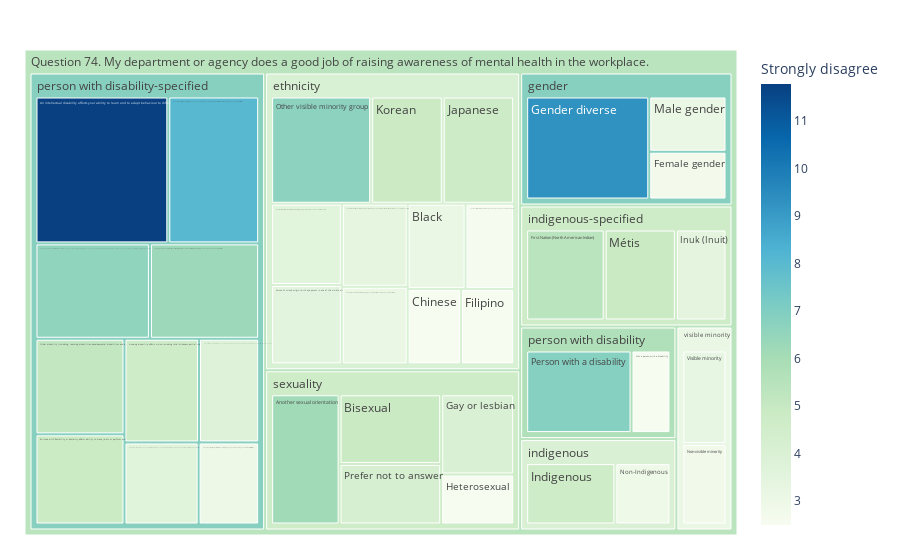

The code cell stored with this chart in its notebook:
### Code cell
# Number of questions by Indicatior and SubIndicator

fig = px.treemap(df_tree_map, path=[px.Constant(df_emp_survey.query("QUESTION == 'Q74'")['TITLE_E'].iloc[0]), 
                                    'GENERAL_DEMO_GROUP', 'DESCRIP_E'], values=df_tree_map.columns[-1], color=df_tree_map.columns[-1]
                                    ,color_continuous_scale='GnBu')
fig.update_layout(margin = dict(t=50, l=25, r=25, b=25))
fig.show()

### Figure 1 — Plotly figure (JSON) as saved in the notebook; plotly's stock layout.template omitted (floating-point values rounded to 4 significant figures)
{"data": [{"branchvalues": "total", "customdata": [[3.673], [6.59], [3], [8.057], [3.765], [4.667], [6.29], [11.78], [4.844], [6.162], [4.897], [3.088], [2.505], [2.704], [2.5], [5.39], [4.047], [9.293], [2.523], [4.731], [3.476], [4.786], [4.8], [3.128], [4.891], [2.917], [3.19], [3.585], [2.836], [2.538], [5.135], [6.702], [3.5], [6.879], [4.254], [3.42], [2.589], [3.292], [4.097], [6.84], [4.039], [4.729], [5.709], [6.832], [4.697], [3.081], [5.43]], "domain": {"x": [0, 1], "y": [0, 1]}, "hovertemplate": "labels=%{label}<br>Strongly disagree_sum=%{value}<br>parent=%{parent}<br>id=%{id}<br>Strongly disagree=%{color}<extra></extra>", "ids": ["Question 74. My department or agency does a good job of raising awareness of mental health in the workplace./person with disability-specified/A chronic health condition or pain affects ability to function on a regular or episodic basis due to migraines, Crohn's disease, colitis, and other disabilities or health conditions", "Question 74. My department or agency does a good job of raising awareness of mental health in the workplace./person with disability-specified/A cognitive disability affects ability to carry out tasks involving executive functioning, such as planning and organization, learning information, communication and memory, including autism or Asperger's syndrome, attention deficit disorder, and learning disabilities", "Question 74. My department or agency does a good job of raising awareness of mental health in the workplace./person with disability-specified/A hearing disability affects ability to hear, including being hard of hearing, deafness or acoustic distortion", "Question 74. My department or agency does a good job of raising awareness of mental health in the workplace./person with disability-specified/A mental health issue affects psychology or behaviour, such as anxiety, depression or social / compulsive disorder or phobia or psychiatric illness", "Question 74. My department or agency does a good job of raising awareness of mental health in the workplace./person with disability-specified/A mobility issue affects ability to move your body, including the required use of a wheelchair or a cane, or other issues impacting your mobility", "Question 74. My department or agency does a good job of raising awareness of mental health in the workplace./person with disability-specified/A seeing disability affects vision, including total blindness, partial sight and visual distortion", "Question 74. My department or agency does a good job of raising awareness of mental health in the workplace./person with disability-specified/A sensory / environmental disability affects sensitivity to light, sounds or other distractions, as well as allergens and other environmental sensitivities", "Question 74. My department or agency does a good job of raising awareness of mental health in the workplace./person with disability-specified/An intellectual disability affects your ability to learn and to adapt behaviour to different situations", "Question 74. My department or agency does a good job of raising awareness of mental health in the workplace./person with disability-specified/An issue with flexibility or dexterity affects ability to move joints or perform motor tasks, especially with your hands", "Question 74. My department or agency does a good job of raising awareness of mental health in the workplace./sexuality/Another sexual orientation", "Question 74. My department or agency does a good job of raising awareness of mental health in the workplace./sexuality/Bisexual", "Question 74. My department or agency does a good job of raising awareness of mental health in the workplace./ethnicity/Black", "Question 74. My department or agency does a good job of raising awareness of mental health in the workplace./ethnicity/Chinese", "Question 74. My department or agency does a good job of raising awareness of mental health in the workplace./gender/Female gender", "Question 74. My department or agency does a good job of raising awareness of mental health in the workplace./ethnicity/Filipino", "Question 74. My department or agency does a good job of raising awareness of mental health in the workplace./indigenous-specified/First Nation (North American Indian)", "Question 74. My department or agency does a good job of raising awareness of mental health in the workplace./sexuality/Gay or lesbian", "Question 74. My department or agency does a good job of raising awareness of mental health in the workplace./gender/Gender diverse", "Question 74. My department or agency does a good job of raising awareness of mental health in the workplace./sexuality/Heterosexual", "Question 74. My department or agency does a good job of raising awareness of mental health in the workplace./indigenous/Indigenous", "Question 74. My department or agency does a good job of raising awareness of mental health in the workplace./indigenous-specified/Inuk (Inuit)", "Question 74. My department or agency does a good job of raising awareness of mental health in the workplace./ethnicity/Japanese", "Question 74. My department or agency does a good job of raising awareness of mental health in the workplace./ethnicity/Korean", "Question 74. My department or agency does a good job of raising awareness of mental health in the workplace./gender/Male gender", "Question 74. My department or agency does a good job of raising awareness of mental health in the workplace./indigenous-specified/Métis", "Question 74. My department or agency does a good job of raising awareness of mental health in the workplace./indigenous/Non-Indigenous", "Question 74. My department or agency does a good job of raising awareness of mental health in the workplace./ethnicity/Non-White Latin American (including: Indigenous persons from Central and South America, etc.)", "Question 74. My department or agency does a good job of raising awareness of mental health in the workplace./ethnicity/Non-White West Asian, North African or Arab (including: Egyptian; Libyan; Lebanese; Iranian; etc.)", "Question 74. My department or agency does a good job of raising awareness of mental health in the workplace./visible minority/Non-visible minority", "Question 74. My department or agency does a good job of raising awareness of mental health in the workplace./person with disability/Not a person with a disability", "Question 74. My department or agency does a good job of raising awareness of mental health in the workplace./person with disability-specified/Other disability (including: learning disabilities, developmental disabilities and all other types of disabilities)", "Question 74. My department or agency does a good job of raising awareness of mental health in the workplace./ethnicity/Other visible minority group", "Question 74. My department or agency does a good job of raising awareness of mental health in the workplace./ethnicity/Person of mixed origin (with one parent in one of the visible minority groups)", "Question 74. My department or agency does a good job of raising awareness of mental health in the workplace./person with disability/Person with a disability", "Question 74. My department or agency does a good job of raising awareness of mental health in the workplace./sexuality/Prefer not to answer", "Question 74. My department or agency does a good job of raising awareness of mental health in the workplace./ethnicity/South Asian/East Indian (including: Indian from India; Bangladeshi; Pakistani; East Indian from Guyana, Trinidad, East Africa; etc.)", "Question 74. My department or agency does a good job of raising awareness of mental health in the workplace./ethnicity/Southeast Asian (including: Burmese; Cambodian; Laotian; Thai; Vietnamese; etc.)", "Question 74. My department or agency does a good job of raising awareness of mental health in the workplace./visible minority/Visible minority", "Question 74. My department or agency does a good job of raising awareness of mental health in the workplace./ethnicity", "Question 74. My department or agency does a good job of raising awareness of mental health in the workplace./gender", "Question 74. My department or agency does a good job of raising awareness of mental health in the workplace./indigenous", "Question 74. My department or agency does a good job of raising awareness of mental health in the workplace./indigenous-specified", "Question 74. My department or agency does a good job of raising awareness of mental health in the workplace./person with disability", "Question 74. My department or agency does a good job of raising awareness of mental health in the workplace./person with disability-specified", "Question 74. My department or agency does a good job of raising awareness of mental health in the workplace./sexuality", "Question 74. My department or agency does a good job of raising awareness of mental health in the workplace./visible minority", "Question 74. My department or agency does a good job of raising awareness of mental health in the workplace."], "labels": ["A chronic health condition or pain affects ability to function on a regular or episodic basis due to migraines, Crohn's disease, colitis, and other disabilities or health conditions", "A cognitive disability affects ability to carry out tasks involving executive functioning, such as planning and organization, learning information, communication and memory, including autism or Asperger's syndrome, attention deficit disorder, and learning disabilities", "A hearing disability affects ability to hear, including being hard of hearing, deafness or acoustic distortion", "A mental health issue affects psychology or behaviour, such as anxiety, depression or social / compulsive disorder or phobia or psychiatric illness", "A mobility issue affects ability to move your body, including the required use of a wheelchair or a cane, or other issues impacting your mobility", "A seeing disability affects vision, including total blindness, partial sight and visual distortion", "A sensory / environmental disability affects sensitivity to light, sounds or other distractions, as well as allergens and other environmental sensitivities", "An intellectual disability affects your ability to learn and to adapt behaviour to different situations", "An issue with flexibility or dexterity affects ability to move joints or perform motor tasks, especially with your hands", "Another sexual orientation", "Bisexual", "Black", "Chinese", "Female gender", "Filipino", "First Nation (North American Indian)", "Gay or lesbian", "Gender diverse", "Heterosexual", "Indigenous", "Inuk (Inuit)", "Japanese", "Korean", "Male gender", "Métis", "Non-Indigenous", "Non-White Latin American (including: Indigenous persons from Central and South America, etc.)", "Non-White West Asian, North African or Arab (including: Egyptian; Libyan; Lebanese; Iranian; etc.)", "Non-visible minority", "Not a person with a disability", "Other disability (including: learning disabilities, developmental disabilities and all other types of disabilities)", "Other visible minority group", "Person of mixed origin (with one parent in one of the visible minority groups)", "Person with a disability", "Prefer not to answer", "South Asian/East Indian (including: Indian from India; Bangladeshi; Pakistani; East Indian from Guyana, Trinidad, East Africa; etc.)", "Southeast Asian (including: Burmese; Cambodian; Laotian; Thai; Vietnamese; etc.)", "Visible minority", "ethnicity", "gender", "indigenous", "indigenous-specified", "person with disability", "person with disability-specified", "sexuality", "visible minority", "Question 74. My department or agency does a good job of raising awareness of mental health in the workplace."], "marker": {"coloraxis": "coloraxis", "colors": [3.673, 6.59, 3, 8.057, 3.765, 4.667, 6.29, 11.78, 4.844, 6.162, 4.897, 3.088, 2.505, 2.704, 2.5, 5.39, 4.047, 9.293, 2.523, 4.731, 3.476, 4.786, 4.8, 3.128, 4.891, 2.917, 3.19, 3.585, 2.836, 2.538, 5.135, 6.702, 3.5, 6.879, 4.254, 3.42, 2.589, 3.292, 4.097, 6.84, 4.039, 4.729, 5.709, 6.832, 4.697, 3.081, 5.43]}, "name": "", "parents": ["Question 74. My department or agency does a good job of raising awareness of mental health in the workplace./person with disability-specified", "Question 74. My department or agency does a good job of raising awareness of mental health in the workplace./person with disability-specified", "Question 74. My department or agency does a good job of raising awareness of mental health in the workplace./person with disability-specified", "Question 74. My department or agency does a good job of raising awareness of mental health in the workplace./person with disability-specified", "Question 74. My department or agency does a good job of raising awareness of mental health in the workplace./person with disability-specified", "Question 74. My department or agency does a good job of raising awareness of mental health in the workplace./person with disability-specified", "Question 74. My department or agency does a good job of raising awareness of mental health in the workplace./person with disability-specified", "Question 74. My department or agency does a good job of raising awareness of mental health in the workplace./person with disability-specified", "Question 74. My department or agency does a good job of raising awareness of mental health in the workplace./person with disability-specified", "Question 74. My department or agency does a good job of raising awareness of mental health in the workplace./sexuality", "Question 74. My department or agency does a good job of raising awareness of mental health in the workplace./sexuality", "Question 74. My department or agency does a good job of raising awareness of mental health in the workplace./ethnicity", "Question 74. My department or agency does a good job of raising awareness of mental health in the workplace./ethnicity", "Question 74. My department or agency does a good job of raising awareness of mental health in the workplace./gender", "Question 74. My department or agency does a good job of raising awareness of mental health in the workplace./ethnicity", "Question 74. My department or agency does a good job of raising awareness of mental health in the workplace./indigenous-specified", "Question 74. My department or agency does a good job of raising awareness of mental health in the workplace./sexuality", "Question 74. My department or agency does a good job of raising awareness of mental health in the workplace./gender", "Question 74. My department or agency does a good job of raising awareness of mental health in the workplace./sexuality", "Question 74. My department or agency does a good job of raising awareness of mental health in the workplace./indigenous", "Question 74. My department or agency does a good job of raising awareness of mental health in the workplace./indigenous-specified", "Question 74. My department or agency does a good job of raising awareness of mental health in the workplace./ethnicity", "Question 74. My department or agency does a good job of raising awareness of mental health in the workplace./ethnicity", "Question 74. My department or agency does a good job of raising awareness of mental health in the workplace./gender", "Question 74. My department or agency does a good job of raising awareness of mental health in the workplace./indigenous-specified", "Question 74. My department or agency does a good job of raising awareness of mental health in the workplace./indigenous", "Question 74. My department or agency does a good job of raising awareness of mental health in the workplace./ethnicity", "Question 74. My department or agency does a good job of raising awareness of mental health in the workplace./ethnicity", "Question 74. My department or agency does a good job of raising awareness of mental health in the workplace./visible minority", "Question 74. My department or agency does a good job of raising awareness of mental health in the workplace./person with disability", "Question 74. My department or agency does a good job of raising awareness of mental health in the workplace./person with disability-specified", "Question 74. My department or agency does a good job of raising awareness of mental health in the workplace./ethnicity", "Question 74. My department or agency does a good job of raising awareness of mental health in the workplace./ethnicity", "Question 74. My department or agency does a good job of raising awareness of mental health in the workplace./person with disability", "Question 74. My department or agency does a good job of raising awareness of mental health in the workplace./sexuality", "Question 74. My department or agency does a good job of raising awareness of mental health in the workplace./ethnicity", "Question 74. My department or agency does a good job of raising awareness of mental health in the workplace./ethnicity", "Question 74. My department or agency does a good job of raising awareness of mental health in the workplace./visible minority", "Question 74. My department or agency does a good job of raising awareness of mental health in the workplace.", "Question 74. My department or agency does a good job of raising awareness of mental health in the workplace.", "Question 74. My department or agency does a good job of raising awareness of mental health in the workplace.", "Question 74. My department or agency does a good job of raising awareness of mental health in the workplace.", "Question 74. My department or agency does a good job of raising awareness of mental health in the workplace.", "Question 74. My department or agency does a good job of raising awareness of mental health in the workplace.", "Question 74. My department or agency does a good job of raising awareness of mental health in the workplace.", "Question 74. My department or agency does a good job of raising awareness of mental health in the workplace.", ""], "type": "treemap", "values": [3.673, 6.59, 3, 8.057, 3.765, 4.667, 6.29, 11.78, 4.844, 6.162, 4.897, 3.088, 2.505, 2.704, 2.5, 5.39, 4.047, 9.293, 2.523, 4.731, 3.476, 4.786, 4.8, 3.128, 4.891, 2.917, 3.19, 3.585, 2.836, 2.538, 5.135, 6.702, 3.5, 6.879, 4.254, 3.42, 2.589, 3.292, 40.67, 15.12, 7.648, 13.76, 9.418, 57.8, 21.88, 6.128, 172.4]}], "layout": {"coloraxis": {"colorbar": {"title": {"text": "Strongly disagree"}}, "colorscale": [[0, "rgb(247,252,240)"], [0.125, "rgb(224,243,219)"], [0.25, "rgb(204,235,197)"], [0.375, "rgb(168,221,181)"], [0.5, "rgb(123,204,196)"], [0.625, "rgb(78,179,211)"], [0.75, "rgb(43,140,190)"], [0.875, "rgb(8,104,172)"], [1, "rgb(8,64,129)"]]}, "legend": {"tracegroupgap": 0}, "margin": {"b": 25, "l": 25, "r": 25, "t": 50}}}
